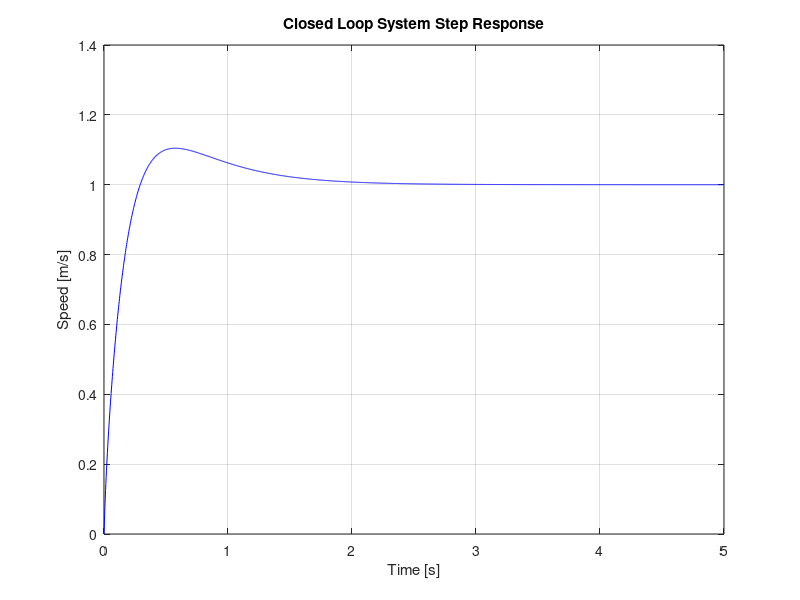

MATLAB code to generate this figure: (Note: this script raises an error after producing the figure.)
   %%% <Controller Tuning> %%% 

%%%% -- This is the second code used in the controller design process -- %%%%

%%% DESCRIPTION
%%% This code uses the Control System Toolbox to tune a PID controller to acheive zero steady error 
%%%  and reasonable transient behavior for a unity feedback control architecture 

%%%%%% Doing the all clear %%%%%%
clear
clc
close all

%%%%%% PLANT MODEL %%%%%% (Identified from the system identification step)
%%%
%%% v(s)/V(s) = 8.31 / (s^2 + 70.82*s + 7.543 ) 
%%%
%%%%%% %%%%%% %%%%%% %%%%%

% Declaring the Plant Model
Gp = tf(8.308,[1,70.83,7.542]); 

%%%%%% Using the Control System Toolbox to tune a PID controller %%%%%% 
% INSTRUCTIONS
% Uncomment either of the following lines of code to launch either app for tuning a PID controller

% pidTuner(Gp,'pid')
% controlSystemDesigner('rlocus',Gp)

%%%%%% Declaring the Control Architecture %%%%%%
Gc = pid(68.5,106,1.44); % PID constants found from using controller tuning app
sys_cl = feedback(Gc*Gp,1);

% Simulating the Closed Loop Step Response
t = linspace(0,5,2000); 
y = step(sys_cl,t); 

figure()
plot(t,y,'b')  

% Plot Settings
grid on
title('Closed Loop System Step Response')
xlabel('Time [s]')
ylabel('Speed [m/s]') 

% Measuring the Performance of the Closed Loop System
F = stepinfo(sys_cl);
fprintf("Closed loop settling time: %.2f (s) \n", F.SettlingTime)
fprintf("Closed loop overshoot percentage: %.2f (precent) \n", F.Overshoot)

